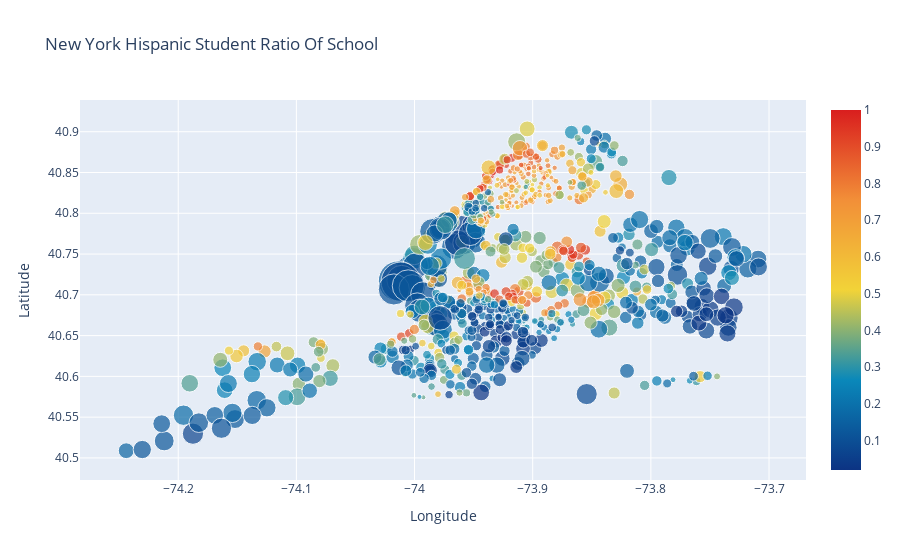

Write notebook code for a chart like this one.
### Code cell
data = [
    {
        'x': df["Longitude"],
        'y': df["Latitude"],
        'text': df["School Name"],
        'mode': 'markers',
        'marker': {
            'color': df["Percent Hispanic"],
            'size': df["School Income Estimate"]/4500,
            'showscale': True,
            'colorscale':'Portland'
        }
    }
]

layout= go.Layout(
    title= 'New York Hispanic Student Ratio Of School',
    xaxis= dict(
        title= 'Longitude'
    ),
    yaxis=dict(
        title='Latitude'
    )
)
fig = go.Figure(data=data, layout=layout)
iplot(fig, filename='scatter_hover_labels')
Image(pio.to_image(fig, format='png'))

### Figure 1 — Plotly figure (JSON) as saved in the notebook; plotly's stock layout.template omitted (floating-point values rounded to 4 significant figures; data arrays with more than 128 entries replaced by an {"elided": "..."} marker saying what was removed)
{"data": [{"marker": {"color": {"elided": "1272 float values"}, "colorscale": [[0, "rgb(12,51,131)"], [0.25, "rgb(10,136,186)"], [0.5, "rgb(242,211,56)"], [0.75, "rgb(242,143,56)"], [1, "rgb(217,30,30)"]], "showscale": true, "size": {"elided": "1272 float values"}}, "mode": "markers", "text": {"elided": "1272 str values"}, "type": "scatter", "x": {"elided": "1272 float values"}, "y": {"elided": "1272 float values"}}], "layout": {"title": {"text": "New York Hispanic Student Ratio Of School"}, "xaxis": {"title": {"text": "Longitude"}}, "yaxis": {"title": {"text": "Latitude"}}}}
